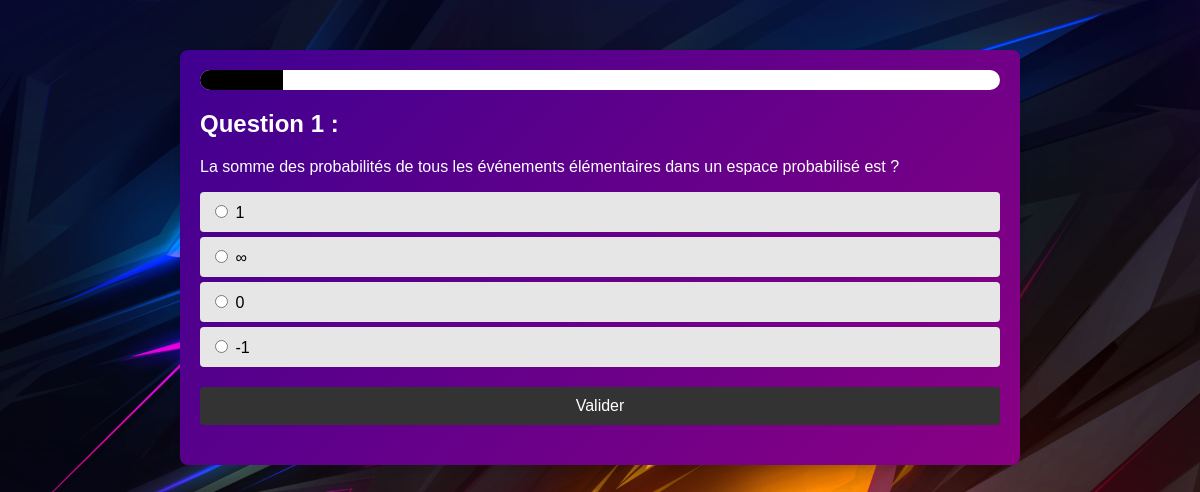
Screenshot of /deck.php?id_chapitre=6&id_deck=1 (signed in) with the database file from the repository.
### tables this page shows
CREATE TABLE IF NOT EXISTS `cartes` (
  `id_carte` int NOT NULL AUTO_INCREMENT,
  `question` text NOT NULL,
  `reponse_vrai` varchar(255) NOT NULL,
  `reponse_fausse1` varchar(255) NOT NULL,
  `reponse_fausse2` varchar(255) NOT NULL,
  `reponse_fausse3` varchar(255) NOT NULL,
  `id_deck` int NOT NULL,
  `id_chapitre` int NOT NULL,
  PRIMARY KEY (`id_carte`),
  KEY `id_deck` (`id_deck`),
  KEY `id_chapitre` (`id_chapitre`)
);

### deck.php (the view, shortened to what this page needs)
<?php
$bdd = new PDO('mysql:host=localhost;dbname=account_app;charset=utf8', 'root', '');
if (isset($_GET['id_chapitre']) && isset($_GET['id_deck'])) {
    $id_chapitre = intval($_GET['id_chapitre']);
    $id_deck = intval($_GET['id_deck']);
    if (!isset($_SESSION['questions']) || $_SESSION['current_question'] === null) {
        $reqCartes = $bdd->prepare('SELECT * FROM cartes WHERE id_chapitre = ? AND id_deck = ? ORDER BY RAND() LIMIT 10');
        $reqCartes->execute([$id_chapitre, $id_deck]);
        $_SESSION['questions'] = $reqCartes->fetchAll();
    }
    $questions = $_SESSION['questions'];
    $current_question_index = $_SESSION['current_question'];
    $current_question = $questions[$current_question_index];
}
?>
<!DOCTYPE html>
<html lang="fr">
<head>
</head>
<body>
    <div class="container">
        <div class="progress-bar">
            <div class="progress"></div>
        </div>
        <div class="question">
            <h2>Question <?php echo $current_question_index + 1; ?> :</h2>
            <p><?php echo htmlspecialchars($current_question['question']); ?></p>
            <form method="POST">
                <div class="answers">
                    <?php
                    $reponses = [
                        htmlspecialchars($current_question['reponse_vrai']),
                        htmlspecialchars($current_question['reponse_fausse1']),
                        htmlspecialchars($current_question['reponse_fausse2']),
                        htmlspecialchars($current_question['reponse_fausse3']),
                    ];
                    shuffle($reponses);
                    ?>
                    <?php foreach ($reponses as $reponse): ?>
                        <label>
                            <input type="radio" name="reponse" value="<?php echo $reponse; ?>" required>
                            <?php echo $reponse; ?>
                        </label>
                    <?php endforeach; ?>
                </div>
                <button type="submit" class="submit-button">Valider</button>
            </form>
        </div>
    </div>
</body>
</html>

### rows the page displays
cartes: question "La somme des probabilités de tous les événements élémentaires dans un espace probabilisé est ?", reponse_fausse2 "∞", reponse_fausse1 "0", reponse_fausse3 "-1"

### other values shown
$current_question_index + 1 "1"
$reponse "1"
